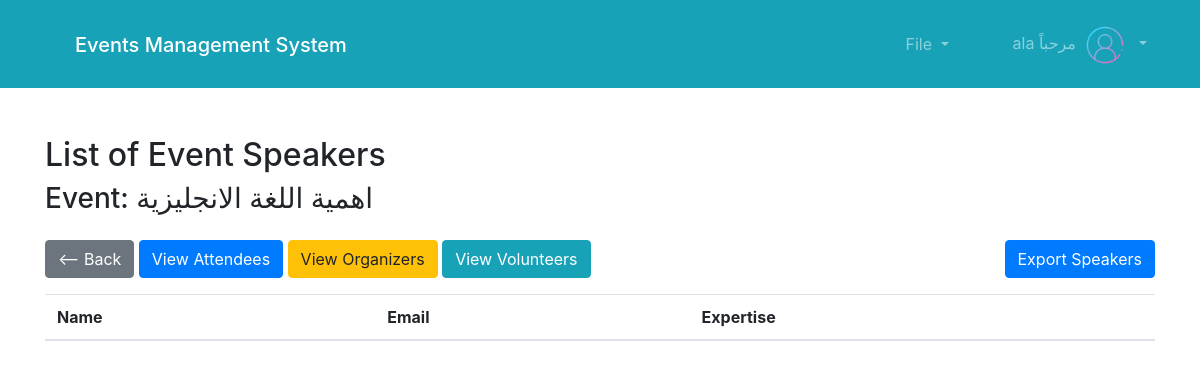
The app's page /event/10/speakers/ (signed in), older data.
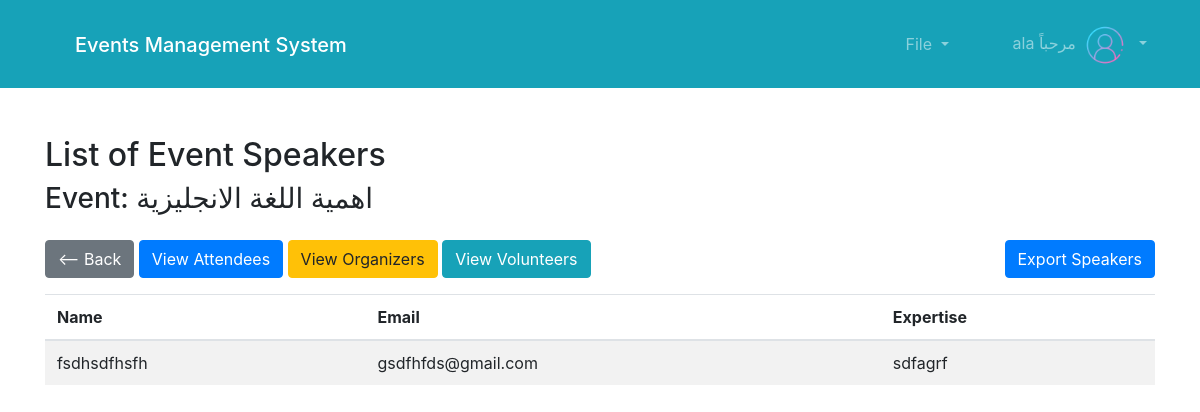
The same page, newer data.
### Event/models.py (models this page shows, shortened)
class Registration(models.Model):
    participant = models.ForeignKey(Participant, on_delete=models.CASCADE, related_name='registrations')
    event = models.ForeignKey(Event, on_delete=models.CASCADE, related_name='registrations')
    registration_date = models.DateTimeField(auto_now_add=True)

class Participant(models.Model):
    name = models.CharField(max_length=255)
    email = models.EmailField()

class Speaker(Participant):
    expertise = models.CharField(max_length=255)

### Event/views.py (the view)
# urls.py: path('event/<int:event_id>/speakers/', views.list_event_speakers, name='list_event_speakers'),
def list_event_speakers(request, event_id):
    event = get_object_or_404(Event, pk=event_id)
    speakers = event.registrations.filter(participant__in=Speaker.objects.all())
    return render(
        request,
        'event_speakers_list.html',
        {'event': event, 'speakers': speakers}
    )

### templates/event_speakers_list.html (shortened to what this page needs)
{% extends 'base.html' %}
{% block content %}
<div class="container mt-5">
    <h2>List of Event Speakers</h2>
    <h3>Event: {{ event.title }}</h3>
    <div class="row">
        <div class="col-md-8">
            <a href="{% url 'draft_event' %}" class="btn btn-secondary mt-3">
                <-- Back
            </a>
            <a href="{% url 'list_registered_attendees' event_id=event.id %}" class="btn btn-primary mt-3">
                View Attendees
            </a>
            <a href="{% url 'list_event_organizers' event_id=event.id %}" class="btn btn-warning mt-3">
                View Organizers
            </a>
            <a href="{% url 'list_event_volunteers' event_id=event.id %}" class="btn btn-info mt-3">
                View Volunteers
            </a>
        </div>
        <div class="col-md-4 text-right">
            <a class="btn btn-primary mt-3" href="{% url 'export_speakers' event.id %}" target="_blank">Export Speakers</a>
        </div>
    </div>
    <table class="table table-striped mt-3">
        <thead>
            <tr>
                <th>Name</th>
                <th>Email</th>
                <th>Expertise</th>
            </tr>
        </thead>
        <tbody>
            {% for speaker in speakers %}
                <tr>
                    <td>{{ speaker.participant.name }}</td>
                    <td>{{ speaker.participant.email }}</td>
                    <td>{{ speaker.participant.speaker.expertise }}</td>
                </tr>
            {% endfor %}
        </tbody>
    </table>
</div>
{% endblock %}

Row changes from the older to the newer data that the page shows:
added Registration: participant.name "fsdhsdfhsfh", participant.email "gsdfhfds@gmail.com", participant.speaker.expertise "sdfagrf"
